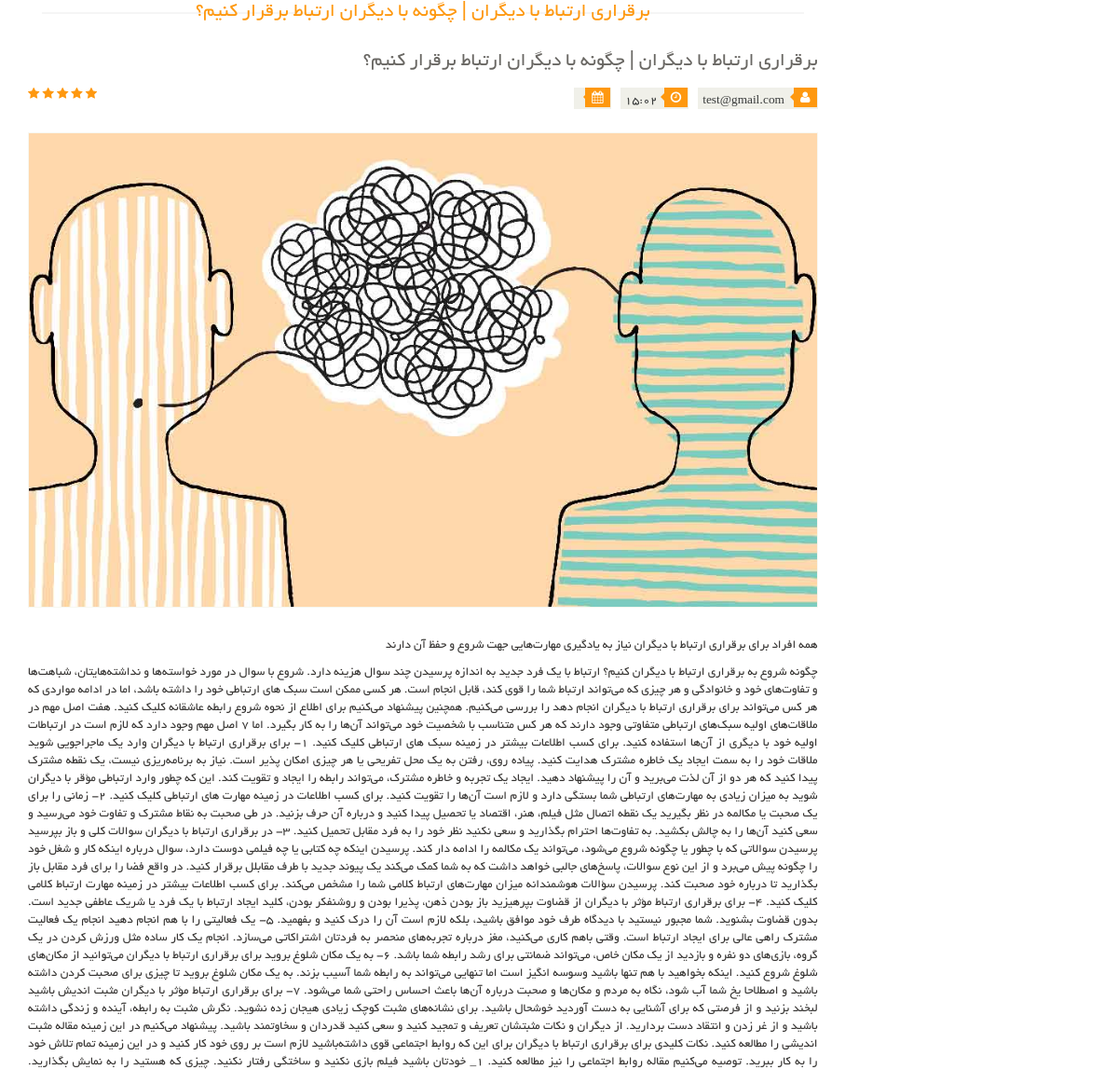
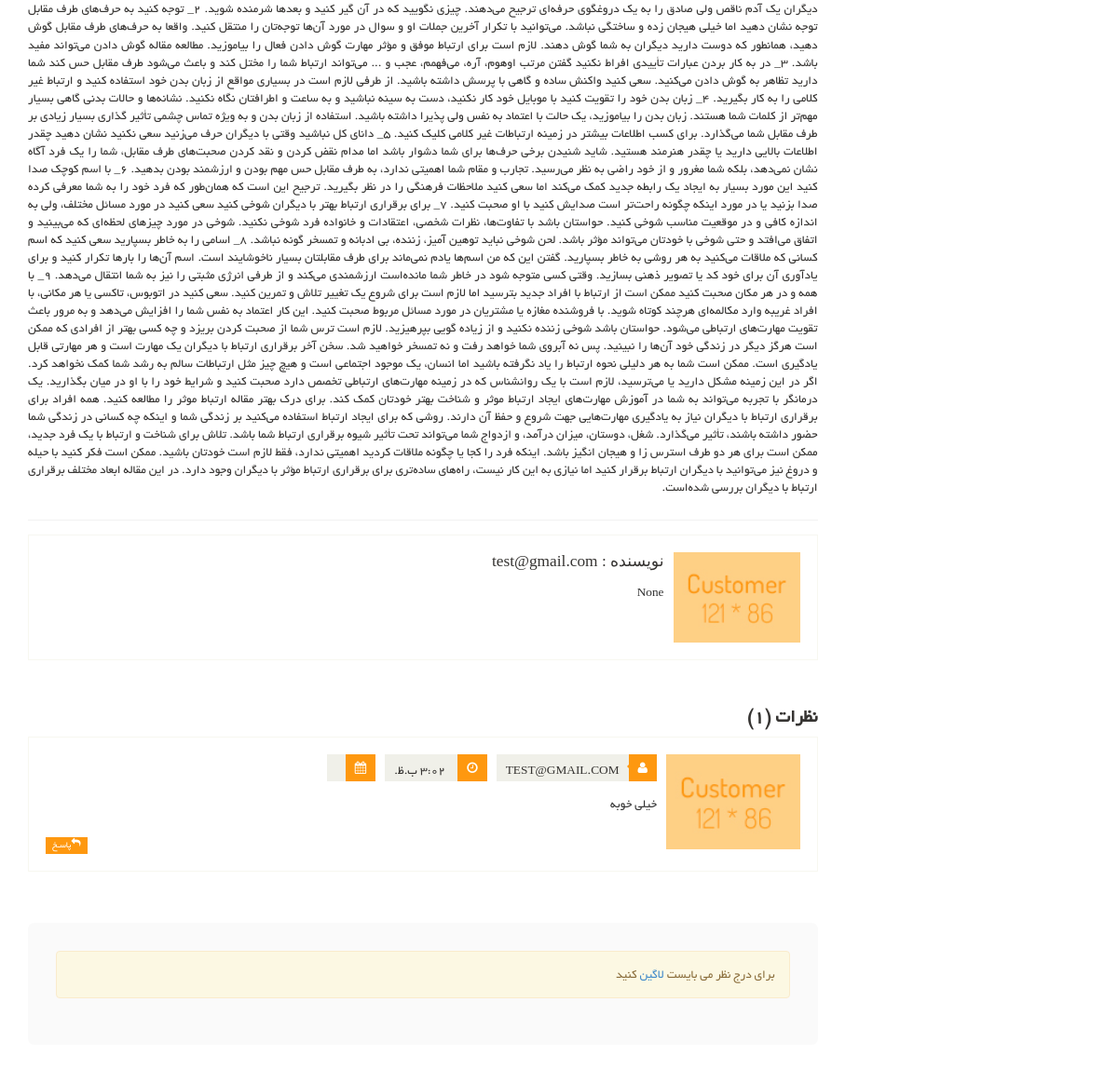
/articles/1/, run on the app's committed database (2 pictures, top to bottom).
### article_module/models.py (models this page shows, shortened)
class Article(models.Model):
    title = models.CharField(max_length=300, verbose_name='عنوان مقاله')
    slug = models.SlugField(max_length=400, db_index=True, allow_unicode=True, verbose_name='عنوان در url')
    image = models.ImageField(upload_to='images/articles', verbose_name='تصویر مقاله')
    short_description = models.TextField(verbose_name='توضیحات کوتاه')
    text = models.TextField(verbose_name='متن مقاله')
    is_active = models.BooleanField(default=True, verbose_name='فعال / غیرفعال')
    selected_categories = models.ManyToManyField(ArticleCategory, verbose_name='دسته بندی ها')
    author = models.ForeignKey(User, on_delete=models.CASCADE, verbose_name='نویسنده', null=True, editable=False)
    create_date = models.DateTimeField(auto_now_add=True, editable=False, verbose_name='تاریخ ثبت')
    def get_jalali_create_time(self):
        return self.create_date.strftime('%H:%M')
    class Meta:
        verbose_name = 'مقاله'
        verbose_name_plural = 'مقالات'

class ArticleComment(models.Model):
    article = models.ForeignKey(Article, on_delete=models.CASCADE, verbose_name='مقاله')
    parent = models.ForeignKey('ArticleComment', null=True, blank=True, on_delete=models.CASCADE, verbose_name='والد')
    user = models.ForeignKey(User, on_delete=models.CASCADE, verbose_name='کاربر')
    create_date = models.DateTimeField(auto_now_add=True, verbose_name='تاریخ ثبت')
    text = models.TextField(verbose_name='متن نظر')
    class Meta:
        verbose_name = 'نظر مقاله'
        verbose_name_plural = 'نظرات مقاله'

### account_module/models.py (models this page shows)
class User(AbstractUser):
    avatar = models.ImageField(upload_to='images/profile', verbose_name='تصویر آواتار', null=True, blank=True)
    email_active_code = models.CharField(max_length=100, verbose_name='کد فعالسازی ایمیل')
    about_user = models.TextField(null=True, blank=True, verbose_name='درباره شخص')
    address = models.TextField(null=True, blank=True, verbose_name='آدرس')
    class Meta:
        verbose_name = 'کاربر'
        verbose_name_plural = 'کاربران'
    def __str__(self):
        if self.first_name is not '' and self.last_name is not '':
            return self.get_full_name()
        return self.email

### article_module/views.py (the view)
# urls.py: path('<pk>/', views.ArticleDetailView.as_view(), name='articles_detail'),
class ArticleDetailView(DetailView):
    model = Article
    template_name = 'article_module/article_detail_page.html'
    def get_queryset(self):
        query = super(ArticleDetailView, self).get_queryset()
        query = query.filter(is_active=True)
        return query
    def get_context_data(self, **kwargs):
        context = super(ArticleDetailView, self).get_context_data()
        article: Article = kwargs.get('object')
        context['comments'] = ArticleComment.objects.filter(article_id=article.id, parent=None).order_by('-create_date').prefetch_related('articlecomment_set')
        context['comments_count'] = ArticleComment.objects.filter(article_id=article.id).count()
        return context

### polls/templatetags/poll_extras.py (called while the page is built)
@register.filter(name='show_jalali_date')
def show_jalali_date(value):
    return date2jalali(value)

### article_module/templates/article_module/article_detail_page.html (shortened to what this page needs)
{% extends 'shared/_layout.html' %}
{% load render_partial %}
{% load poll_extras %}
{% load thumbnail %}
{% block content %}
    <section>
        <div class="container">
            <div class="row">
                <div class="col-sm-9">
                    <div class="blog-post-area">
                        <h2 class="title text-center">{{ article.title }}</h2>
                        <div class="single-blog-post">
                            <h3>{{ article.title }}</h3>
                            <div class="post-meta">
                                <ul>
                                    {% if article.author is not None %}
                                        <li><i class="fa fa-user"></i> {{ article.author }}</li>
                                    {% endif %}
                                    <li><i class="fa fa-clock-o"></i>{{ article.get_jalali_create_time }}</li>
                                    <li><i class="fa fa-calendar"></i>{{ article.create_date | show_jalali_date }}
                                    </li>
                                </ul>
                                <span>
										<i class="fa fa-star"></i>
										<i class="fa fa-star"></i>
										<i class="fa fa-star"></i>
										<i class="fa fa-star"></i>
										<i class="fa fa-star-half-o"></i>
								</span>
                            </div>
                            <a href="">
                                {% thumbnail article.image "862x398" quality=95 crop='center' as im %}
                                    <img src="{{ im.url }}">
                                {% endthumbnail %}
                            </a>
                            <p>
                                {{ article.short_description }}
                            </p>
                            <p>
                                {{ article.text }}
                            </p>
                        </div>
                    </div>
                    {% if article.author %}
                        <div class="media commnets">
                            <a class="pull-right" href="#">
                                {% if article.author.avatar %}
                                    {% thumbnail article.author.avatar "121x86" quality=95 crop='center' as im %}
                                        <img class="media-object" src="{{ im.url }}">
                                    {% endthumbnail %}
                                {% else %}
                                    <img class="media-object" src="/static/images/blog/Customer.jpg" alt="">
                                {% endif %}
                            </a>
                            <div class="media-body">
                                <h4 class="media-heading">نویسنده : {{ article.author }}</h4>
                                <p>
                                    {{ article.author.about_user }}
                                </p>
                            </div>
                        </div>
                    {% endif %}
                    <div class="response-area" id="comments_area">
                        <h2> نظرات ({{ comments_count }})</h2>
                        <ul class="media-list">
                            {% for comment in comments %}
                                <li class="media" id="single_comment_box_{{ comment.id }}">
                                    <a class="pull-right" href="#">
                                        <img class="media-object" src="/static/images/blog/Customer.jpg" alt="">
                                    </a>
                                    <div class="media-body">
                                        <ul class="sinlge-post-meta">
                                            <li><i class="fa fa-user"></i>{{ comment.user }}</li>
                                            <li><i class="fa fa-clock-o"></i> {{ comment.create_date | time }}</li>
                                            <li>
                                                <i class="fa fa-calendar"></i> {{ comment.create_date|show_jalali_date }}
                                            </li>
                                        </ul>
                                        <p>
                                            {{ comment.text }}
                                        </p>
                                        <a class="btn btn-primary" onclick="fillParentId({{ comment.id }})"><i
                                                class="fa fa-reply"></i>پاسـخ</a>
                                    </div>
                                </li>
                            {% endfor %}
                        </ul>
                    </div>
                    <div class="replay-box" id="comment_form">
                        {% if request.user.is_authenticated %}
                            <div class="row">
                                <div class="col-sm-12">
                                    <h2>نظـر خود را بنویسیـد</h2>
                                    <div class="text-area">
                                        <input type="hidden" id="parent_id" value="">
                                        <div class="blank-arrow">
                                            <label>متن پیام</label>
                                        </div>
                                        <span>*</span>
                                        <textarea name="message" rows="11" id="commentText"></textarea>
                                        <a class="btn btn-primary" onclick="sendArticleComment({{ article.id }})">ارسـال
                                            نظـر</a>
                                    </div>
                                </div>
                            </div>
                        {% else %}
                            <div class="alert alert-warning">
                                برای درج نظر می بایست <a href="{% url 'login_page' %}">لاگین</a> کنید
                            </div>
                        {% endif %}
                    </div>
                </div>
            </div>
        </div>
    </section>
{% endblock %}

### static/css/main.css (style rules this page uses)
body { font-family: 'BYekan'; font-size: 10pt; position: relative; font-weight: normal; direction: rtl; }
ul li { list-style: none; }
a { -webkit-transition: 300ms; -moz-transition: 300ms; -o-transition: 300ms; transition: 300ms; }
h1, h2, h3, h4, h5, h6 { font-family: 'BYekan', sans-serif; }
.left-sidebar h2:after, h2.title:after { content: " "; position: absolute; border: 1px solid #f5f5f5; bottom: 8px; right: 0; width: 100%; height: 0; z-index: -2; }
h2.title:before { content: " "; position: absolute; background: #fff; bottom: -6px; width: 220px; height: 30px; z-index: -1; right: 50%; margin-right: -110px; }
h2.title { color: #FE980F; font-family: 'BYekan', sans-serif; font-size: 16pt; font-weight: 400; margin: 0 15px; text-transform: uppercase; margin-bottom: 30px; position: relative; }
.single-blog-post { border-bottom: 1px solid #f2f2f2; padding-bottom: 15px; }
.blog-post-area .single-blog-post h3 { color: #696763; font-size: 16pt; font-family: 'BYekan', sans-serif; text-transform: uppercase; font-weight: 500; margin-bottom: 17px; }
.blog-post-area .single-blog-post a img { border: 1px solid #F7F7F0; width: 100%; margin-bottom: 30px }
.blog-post-area .single-blog-post p { color: #363432; text-align: justify; }
.blog-post-area .post-meta { display: block; margin-bottom: 25px; overflow: hidden; }
.blog-post-area .post-meta ul { padding: 0; display: inline; }
.blog-post-area .post-meta ul li { background: #F0F0E9; float: right; margin-left: 10px; padding: 0 5px; font-size: 10pt; color: #393b3b; position: relative; }
.blog-post-area .post-meta ul li i { background: #FE980F; color: #FFFFFF; margin-right: -4px; margin-left: 7px; padding: 4px 7px; }
.sinlge-post-meta li i:after, .blog-post-area .post-meta ul li i:after { content: ""; position: absolute; width: auto; height: auto; border-color: transparent #FE980F transparent transparent; border-width: 4px; border-style: solid; top: 6px; right: 26px; }
.post-meta span { float: left; }
.post-meta span i { color: #FE980F; }
.commnets .media-object { margin-left: 15px; width: 100%; }
.commnets { border: 1px solid #F7F7F0; padding: 18px; margin-bottom: 50px }
.commnets p, .response-area p, .replay-box p { font-size: 10pt }
.media-heading { color: #363432; font-size: 13pt; font-weight: 400; font-family: 'B Yekan', 'sans-serif'; margin-bottom: 15px }
.media-list .btn-primary, .commnets .btn-primary { background: #FC9A11; border: 0 none; border-radius: 0; color: #FFFFFF; float: left; font-size: 10px; padding: 1px 7px; text-transform: uppercase; }
.response-area h2 { color: #363432; font-size: 20px; font-weight: 700; }
.response-area .media { border: 1px solid #F7F7F0; padding: 18px; margin-bottom: 28px }
.response-area .media img { height: 102px; width: 100%; }
.sinlge-post-meta { overflow: hidden; padding-right: 0; margin-bottom: 15px }
.sinlge-post-meta li { background: #F0F0E9; color: #363432; float: right; font-size: 10pt; font-weight: 400; margin-left: 10px; padding: 0 0 0 10px; position: relative; text-transform: uppercase; }
.sinlge-post-meta li i { background: #FE980F; color: #FFFFFF; margin-left: 10px; padding: 8px 10px; }
.sinlge-post-meta li i:after { top: 7px; border-width: 6px; left: 27px; }
.replay-box { margin-bottom: 107px; margin-top: 55px; background: #fafAfa; padding: 30px; border-radius: 0.5em }
.btn.btn-primary { background: #FE980F; border: 0 none; border-radius: 0; margin-top: 16px; }

### static/css/custom.css (style rules this page uses)
ul { padding-right: 0; }

### data on the page
Article: title "برقراری ارتباط با دیگران | چگونه با دیگران ارتباط برقرار کنیم؟", author "test@gmail.com", get_jalali_create_time "15:02", short_description "همه افراد برای برقراری ارتباط با دیگران نیاز به یادگیری مهارت‌هایی جهت شروع و حفظ آن دارند", text "چگونه شروع به برقراری ارتباط با دیگران کنیم؟ ارتباط با یک فرد جدید به اندازه پرسیدن چند سوال هزینه دارد. شروع با سوال در مورد خواسته‌ها و نداشته‌هایتان، شباهت‌ها و تفاوت‌های خود و خانوادگی و هر چیزی که می‌تواند ارتباط شما را قوی کند، قابل انجام است. هر کسی ممکن است سبک های ارتباطی خود را داشته باشد، اما در ادامه مواردی که هر کس می‌تواند برای برقراری ارتباط با دیگران انجام دهد را بررسی می‌کنیم. همچنین پیشنهاد می‌کنیم برای اطلاع از نحوه شروع رابطه عاشقانه کلیک کنید. هفت اصل مهم در ملاقات‌های اولیه سبک‌های ارتباطی متفاوتی وجود دارند که هر کس متناسب با شخصیت خود می‌تواند آن‌ها را به کار بگیرد. اما 7 اصل مهم وجود دارد که لازم است در ارتباطات اولیه خود با دیگری از آن‌ها استفاده کنید. برای کسب…", author.about_user "None"
ArticleComment: user "TEST@GMAIL.COM", create_date "3:02 ب.ظ.", text "خیلی خوبه"

### other printed values
{{ comments_count }} "1"
